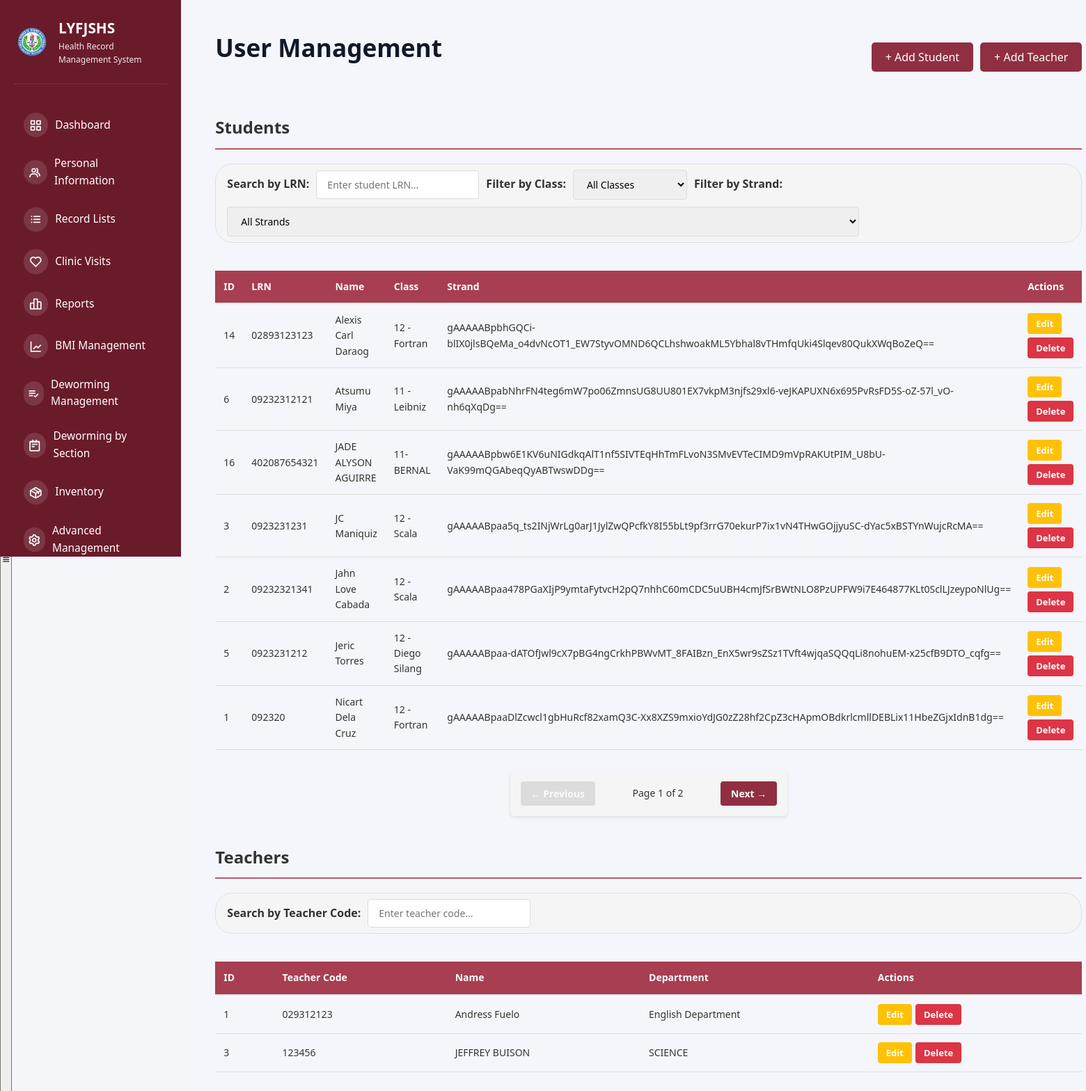
The page /user-management (signed in) on the database its author committed.
### tables this page shows
CREATE TABLE students (
                id INTEGER PRIMARY KEY AUTOINCREMENT,
                studentLRN TEXT UNIQUE NOT NULL,
                name TEXT NOT NULL,
                class TEXT,
                strand TEXT,
                dob DATE,
                address TEXT,
                parentContact TEXT,
                emergencyContact TEXT,
                height TEXT,
                weight TEXT,
                blood TEXT,
                pastIllnesses TEXT,
                allergies TEXT,
                conditions TEXT,
                vaccination TEXT,
                created_at TIMESTAMP DEFAULT CURRENT_TIMESTAMP
            , section TEXT);

CREATE TABLE teachers (
                id INTEGER PRIMARY KEY AUTOINCREMENT,
                teacherID TEXT UNIQUE NOT NULL,
                name TEXT NOT NULL,
                department TEXT,
                dob DATE,
                address TEXT,
                contact TEXT,
                height TEXT,
                weight TEXT,
                blood TEXT,
                pastIllnesses TEXT,
                allergies TEXT,
                conditions TEXT,
                vaccination TEXT,
                created_at TIMESTAMP DEFAULT CURRENT_TIMESTAMP
            );

### src/app.py (the view)
@app.route("/user-management")
def user_management():
    if not session.get("logged_in"):
        return redirect(url_for("login"))
    db = get_db_connection()
    if not db:
        flash("Database connection error.", "danger")
        return redirect(url_for("login"))
    try:
        cursor = db.cursor()
        cursor.execute("SELECT * FROM students ORDER BY name")
        students = cursor.fetchall()
        students = [decrypt_student_record(s) for s in students]
        cursor.execute("SELECT * FROM teachers ORDER BY name")
        teachers = cursor.fetchall()
        teachers = [decrypt_teacher_record(t) for t in teachers]
        db.close()
        items_per_page = 7
        student_total = len(students)
        student_pages = (student_total + items_per_page - 1) // items_per_page if student_total > items_per_page else 1
        show_student_pagination = student_total > items_per_page
        teacher_total = len(teachers)
        teacher_pages = (teacher_total + items_per_page - 1) // items_per_page if teacher_total > items_per_page else 1
        show_teacher_pagination = teacher_total > items_per_page
        return render_template(
            "admin/user-management.html",
            students=students,
            teachers=teachers,
            items_per_page=items_per_page,
            student_total=student_total,
            student_pages=student_pages,
            show_student_pagination=show_student_pagination,
            teacher_total=teacher_total,
            teacher_pages=teacher_pages,
            show_teacher_pagination=show_teacher_pagination,
        )
    except sqlite3.Error as e:
        flash(f"Error loading user management: {str(e)}", "danger")
        if db:
            db.close()
        return redirect(url_for("login"))

### templates/admin/user-management.html (shortened to what this page needs)
{% extends "shared/base.html" %} {% block extra_css %}
<link
  rel="stylesheet"
  href="{{ url_for('static', filename='css/student_list.css') }}"
/>
{% endblock %} {% block content %}
<div class="management-header">
  <h1>User Management</h1>
  <div class="button-group">
    <button class="btn-action" onclick="openStudentModal()">
      + Add Student
    </button>
    <button class="btn-action secondary" onclick="openTeacherModal()">
      + Add Teacher
    </button>
  </div>
</div>
<div class="section-title">Students</div>
<div class="search-container">
  <label class="search-label" for="studentSearchInput">Search by LRN:</label>
  <input
    type="text"
    id="studentSearchInput"
    class="search-input"
    placeholder="Enter student LRN..."
    onkeyup="filterStudentTable()"
  />
  <label class="search-label" for="classFilterSelect">Filter by Class:</label>
  <select
    id="classFilterSelect"
    class="search-input"
    onchange="filterStudentTable()"
  >
    <option value="">All Classes</option>
    {% set classes = students | map(attribute='class') | select | unique | sort
    %}
  </select>
  <label class="search-label" for="strandFilterSelect">Filter by Strand:</label>
  <select
    id="strandFilterSelect"
    class="search-input"
    onchange="filterStudentTable()"
  >
    <option value="">All Strands</option>
    {% set strands = students | map(attribute='strand') | select | unique | sort
    %}
  </select>
</div>
<div class="table-wrapper">
  <table id="studentTable">
    <thead>
      <tr>
        <th>ID</th>
        <th>LRN</th>
        <th>Name</th>
        <th>Class</th>
        <th>Strand</th>
        <th>Actions</th>
      </tr>
    </thead>
    <tbody>
      {% for student in students %}
      <tr>
        <td>{{ student.id }}</td>
        <td>{{ student.studentLRN }}</td>
        <td>{{ student.name }}</td>
        <td>{{ student.class }}</td>
        <td>{{ student.strand or '-' }}</td>
        <td>
          <div class="action-buttons">
            <button
              type="button"
              class="btn-action btn-sm btn-edit btn-edit-student"
              data-id="{{ student.id }}"
              data-lrn="{{ student.studentLRN }}"
              data-name="{{ student.name }}"
              data-class="{{ student.class }}"
              data-strand="{{ student.strand or '' }}"
              data-dob="{{ student.dob or '' }}"
              data-address="{{ student.address or '' }}"
              data-parent="{{ student.parentContact or '' }}"
              data-emergency="{{ student.emergencyContact or '' }}"
              data-height="{{ student.height or '' }}"
              data-weight="{{ student.weight or '' }}"
              data-blood="{{ student.blood or '' }}"
              data-illnesses="{{ student.pastIllnesses or '' }}"
              data-allergies="{{ student.allergies or '' }}"
              data-conditions="{{ student.conditions or '' }}"
              data-vaccination="{{ student.vaccination or '' }}"
            >
              Edit
            </button>
            <button
              type="button"
              class="btn-action btn-sm btn-delete btn-delete-student"
              data-type="student"
              data-id="{{ student.id }}"
              data-name="{{ student.name }}"
            >
              Delete
            </button>
          </div>
        </td>
      </tr>
      {% endfor %}
    </tbody>
  </table>
</div>
{% if show_student_pagination %}
<div id="studentPaginationContainer" class="pagination-container">
  <nav class="pagination">
    <button
      id="studentPrevBtn"
      class="pagination-btn"
      onclick="previousStudentPage()"
    >
      ← Previous
    </button>
    <div class="pagination-info">
      <span
        >Page <span id="studentCurrentPage">1</span> of
        <span id="studentTotalPages">{{ student_pages }}</span></span
      >
    </div>
    <button
      id="studentNextBtn"
      class="pagination-btn"
      onclick="nextStudentPage()"
    >
      Next →
    </button>
  </nav>
</div>
{% endif %}
<div class="section-title">Teachers</div>
<div class="search-container">
  <label class="search-label" for="teacherSearchInput"
    >Search by Teacher Code:</label
  >
  <input
    type="text"
    id="teacherSearchInput"
    class="search-input"
    placeholder="Enter teacher code..."
    onkeyup="filterTeacherTable()"
  />
</div>
<div class="table-wrapper">
  <table id="teacherTable">
    <thead>
      <tr>
        <th>ID</th>
        <th>Teacher Code</th>
        <th>Name</th>
        <th>Department</th>
        <th>Actions</th>
      </tr>
    </thead>
    <tbody>
      {% for teacher in teachers %}
      <tr>
        <td>{{ teacher.id }}</td>
        <td>{{ teacher.teacherID }}</td>
        <td>{{ teacher.name }}</td>
        <td>{{ teacher.department }}</td>
        <td>
          <div class="action-buttons">
            <button
              type="button"
              class="btn-action btn-sm btn-edit btn-edit-teacher"
              data-id="{{ teacher.id }}"
              data-teacher-id="{{ teacher.teacherID }}"
              data-name="{{ teacher.name }}"
              data-department="{{ teacher.department }}"
              data-dob="{{ teacher.dob or '' }}"
              data-address="{{ teacher.address or '' }}"
              data-contact="{{ teacher.contact or '' }}"
              data-height="{{ teacher.height or '' }}"
              data-weight="{{ teacher.weight or '' }}"
              data-blood="{{ teacher.blood or '' }}"
              data-illnesses="{{ teacher.pastIllnesses or '' }}"
              data-allergies="{{ teacher.allergies or '' }}"
              data-conditions="{{ teacher.conditions or '' }}"
              data-vaccination="{{ teacher.vaccination or '' }}"
            >
              Edit
            </button>
            <button
              type="button"
              class="btn-action btn-sm btn-delete btn-delete-teacher"
              data-type="teacher"
              data-id="{{ teacher.id }}"
              data-name="{{ teacher.name }}"
            >
              Delete
            </button>
          </div>
        </td>
      </tr>
      {% endfor %}
    </tbody>
  </table>
</div>
{% endblock %}

### templates/shared/base.html (shortened to what this page needs)
<!DOCTYPE html>
<html lang="en">
  <head>
    <link
      href="https://unpkg.com/boxicons@2.1.4/css/boxicons.min.css"
      rel="stylesheet"
    />
    <link
      rel="stylesheet"
      href="{{ url_for('static', filename='css/dashboard.css') }}"
    />
    <link
      rel="stylesheet"
      href="{{ url_for('static', filename='css/header.css') }}"
    />
    {% block extra_css %}{% endblock %}
  </head>
  <body>
    <div class="app-container">
      <button class="mobile-menu-toggle" id="mobileMenuToggle">
        <i class="bx bx-menu"></i>
      </button>
      <aside class="sidebar" id="sidebar">
        <div class="sidebar-header">
          <img
            src="{{ url_for('static', filename='imgs/577258389_819623970710259_5288846695784598957_n-removebg-preview.png') }}"
            alt="School Logo"
            class="sidebar-logo"
          />
          <div class="sidebar-title">
            <h1>LYFJSHS</h1>
            <p>Health Record Management System</p>
          </div>
        </div>
        <nav class="sidebar-nav">
          <ul>
            <li>
              <a href="{{ url_for('dashboard') }}" class="nav-item">
                <span class="nav-icon"><i class="bx bx-grid-alt"></i></span>
                <span class="nav-label">Dashboard</span>
              </a>
            </li>
            {% if session.get('role') in ['super_admin', 'health_officer'] %}
            <li>
              <a href="{{ url_for('user_management') }}" class="nav-item">
                <span class="nav-icon"><i class="bx bx-group"></i></span>
                <span class="nav-label">Personal Information</span>
              </a>
            </li>
            {% endif %}
            <li>
              <a href="{{ url_for('record_lists') }}" class="nav-item">
                <span class="nav-icon"><i class="bx bx-list-ul"></i></span>
                <span class="nav-label">Record Lists</span>
              </a>
            </li>
            {% if session.get('role') in ['super_admin', 'health_officer',
            'class_advisor'] %}
            <li>
              <a href="{{ url_for('view_clinic_visits') }}" class="nav-item">
                <span class="nav-icon"><i class="bx bx-heart"></i></span>
                <span class="nav-label">Clinic Visits</span>
              </a>
            </li>
            {% endif %}  {% if session.get('role') in ['super_admin',
            'health_officer'] %}
            <li>
              <a href="{{ url_for('clinic_reports') }}" class="nav-item">
                <span class="nav-icon"
                  ><i class="bx bx-bar-chart-alt-2"></i
                ></span>
                <span class="nav-label">Reports</span>
              </a>
            </li>
            {% endif %} {% if session.get('role') in ['super_admin',
            'health_officer'] %}
            <li>
              <a href="{{ url_for('bmi_management') }}" class="nav-item">
                <span class="nav-icon"><i class="bx bx-line-chart"></i></span>
                <span class="nav-label">BMI Management</span>
              </a>
            </li>
            {% endif %} {% if session.get('role') in ['super_admin',
            'health_officer'] %}
            <li>
              <a href="{{ url_for('deworming_management') }}" class="nav-item">
                <span class="nav-icon"><i class="bx bx-list-check"></i></span>
                <span class="nav-label">Deworming Management</span>
              </a>
            </li>
            {% endif %} {% if session.get('role') in ['super_admin',
            'health_officer'] %}
            <li>
              <a
                href="{{ url_for('deworming_section_view') }}"
                class="nav-item"
              >
                <span class="nav-icon"><i class="bx bx-notepad"></i></span>
                <span class="nav-label">Deworming by Section</span>
              </a>
            </li>
            {% endif %} {% if session.get('role') in ['super_admin',
            'health_officer'] %}
            <li>
              <a href="{{ url_for('inventory') }}" class="nav-item">
                <span class="nav-icon"><i class="bx bx-package"></i></span>
                <span class="nav-label">Inventory</span>
              </a>
            </li>
            {% endif %} {% if session.get('role') in ['super_admin',
            'health_officer'] %}
            <li>
              <a href="{{ url_for('advanced_management') }}" class="nav-item">
                <span class="nav-icon"><i class="bx bx-cog"></i></span>
                <span class="nav-label">Advanced Management</span>
              </a>
            </li>
            {% endif %}
          </ul>
        </nav>
      </aside>
      <div class="content-area">
        <main class="main-content">{% block content %}{% endblock %}</main>
      </div>
    </div>
  </body>
</html>

### rows shown on the page
students: id "14", studentLRN "02893123123", name "Alexis Carl Daraog", class "12 - Fortran", strand "gAAAAABpbhGQCi-blIX0jlsBQeMa_o4dvNcOT1_EW7StyvOMND6QCLhshwoakML5Ybhal8vTHmfqUki4Slqev80QukXWqBoZeQ=="
students: id "6", studentLRN "09232312121", name "Atsumu Miya", class "11 - Leibniz", strand "gAAAAABpabNhrFN4teg6mW7po06ZmnsUG8UU801EX7vkpM3njfs29xl6-veJKAPUXN6x695PvRsFD5S-oZ-57l_vO-nh6qXqDg=="
students: id "16", studentLRN "402087654321", name "JADE ALYSON AGUIRRE", class "11-BERNAL", strand "gAAAAABpbw6E1KV6uNIGdkqAlT1nf5SIVTEqHhTmFLvoN3SMvEVTeCIMD9mVpRAKUtPIM_U8bU-VaK99mQGAbeqQyABTwswDDg=="
students: id "3", studentLRN "0923231231", name "JC Maniquiz", class "12 - Scala", strand "gAAAAABpaa5q_ts2INjWrLg0arJ1JylZwQPcfkY8I55bLt9pf3rrG70ekurP7ix1vN4THwGOjjyuSC-dYac5xBSTYnWujcRcMA=="
students: id "2", studentLRN "09232321341", name "Jahn Love Cabada", class "12 - Scala", strand "gAAAAABpaa478PGaXIjP9ymtaFytvcH2pQ7nhhC60mCDC5uUBH4cmJfSrBWtNLO8PzUPFW9i7E464877KLt0SclLJzeypoNlUg=="
students: id "5", studentLRN "0923231212", name "Jeric Torres", class "12 - Diego Silang", strand "gAAAAABpaa-dATOfJwl9cX7pBG4ngCrkhPBWvMT_8FAIBzn_EnX5wr9sZSz1TVft4wjqaSQQqLi8nohuEM-x25cfB9DTO_cqfg=="
students: id "1", studentLRN "092320", name "Nicart Dela Cruz", class "12 - Fortran", strand "gAAAAABpaaDlZcwcl1gbHuRcf82xamQ3C-Xx8XZS9mxioYdJG0zZ28hf2CpZ3cHApmOBdkrlcmllDEBLix11HbeZGjxIdnB1dg=="
teachers: id "1", teacherID "029312123", name "Andress Fuelo", department "English Department"
teachers: id "3", teacherID "123456", name "JEFFREY BUISON", department "SCIENCE"

### other values the page prints
{{ student_pages }} "2"
